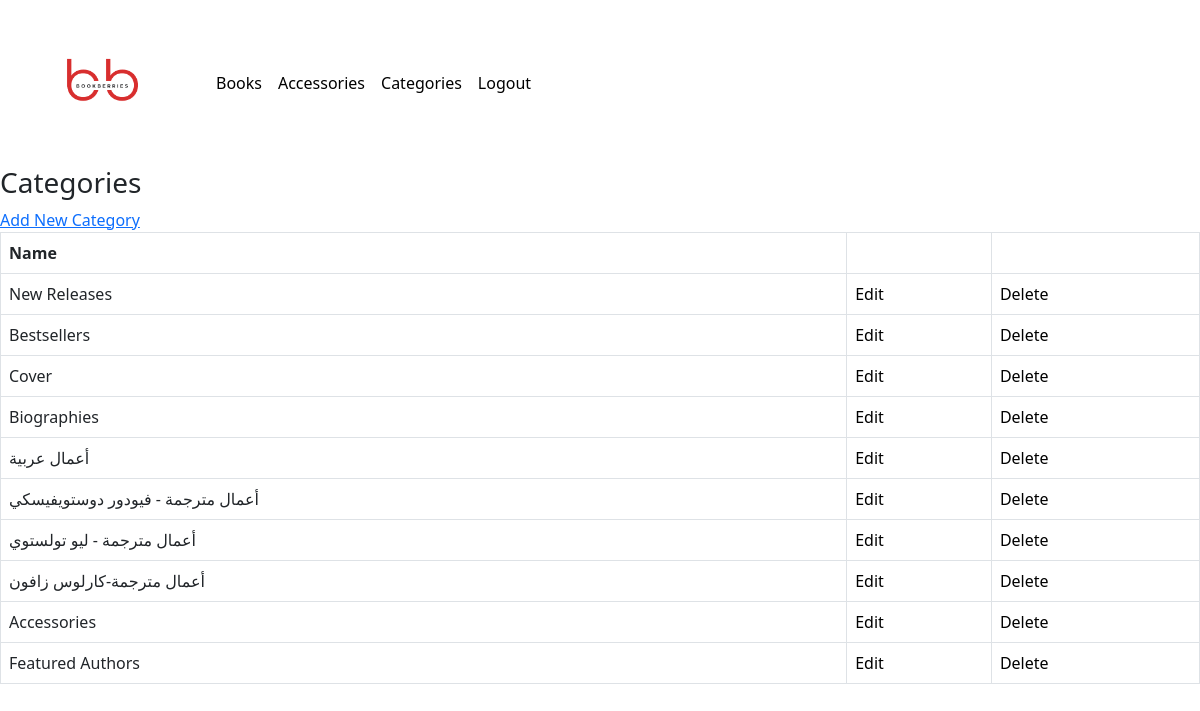
The page /Admin/index.php (signed in) on the database its author committed.
### tables this page shows
CREATE TABLE `bookcategory` (
  `ID` int(11) NOT NULL,
  `Name` varchar(150) NOT NULL
);

### Admin/index.php (the view, shortened to what this page needs)
<!DOCTYPE html>
<html lang="en">
<head>
    <link href="https://cdn.jsdelivr.net/npm/bootstrap@5.2.3/dist/css/bootstrap.min.css" rel="stylesheet">
    <link rel="stylesheet" href="../css/styles.css" />
    <link rel="stylesheet" href="https://cdn.jsdelivr.net/npm/water.css@2/out/light.css">
    <link rel="stylesheet" href="https://cdnjs.cloudflare.com/ajax/libs/font-awesome/4.7.0/css/font-awesome.min.css" />
</head>
<body>
    <?php require_once("Config.php"); ?>
    <h3>Categories</h3>
    <a href="CategoryAdd.php">Add New Category</a>
    <?php
    $query = "SELECT * FROM bookcategory";
    $result = mysqli_query($con, $query);
    echo "<table class='table table-bordered' >";
    echo "<tr> <th> Name </th> <th></th>  <th></th> </tr>";
    while( $row = mysqli_fetch_array($result) ) {
            echo "<tr><td>".$row["Name"]."</td>";
            $id = $row["ID"];
            $id= base64_encode($id);
            echo "<td><a href='CategoryEdit.php?q=$id'>Edit</a></td>";
            echo "<td><a href='CategoryDelete.php?id=$id'onclick='return confirm(\"Are you sure?\")'>Delete</a></td>";
            echo "</tr>";
    }
    echo "</table>";
    ?>
</body>
</html>

### css/styles.css (style rules this page uses)
tbody a { text-decoration: none; color: black; }

### rows shown on the page
bookcategory: Name "New Releases"
bookcategory: Name "Bestsellers"
bookcategory: Name "Cover"
bookcategory: Name "Biographies"
bookcategory: Name "أعمال عربية"
bookcategory: Name "أعمال مترجمة - فيودور دوستويفيسكي"
bookcategory: Name "أعمال مترجمة - ليو تولستوي"
bookcategory: Name "أعمال مترجمة-كارلوس زافون"
bookcategory: Name "Accessories"
bookcategory: Name "Featured Authors"
